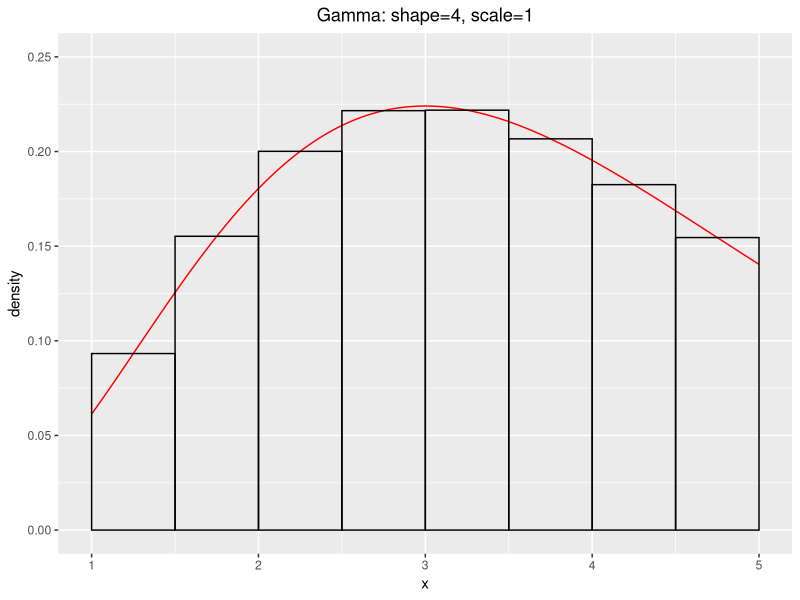
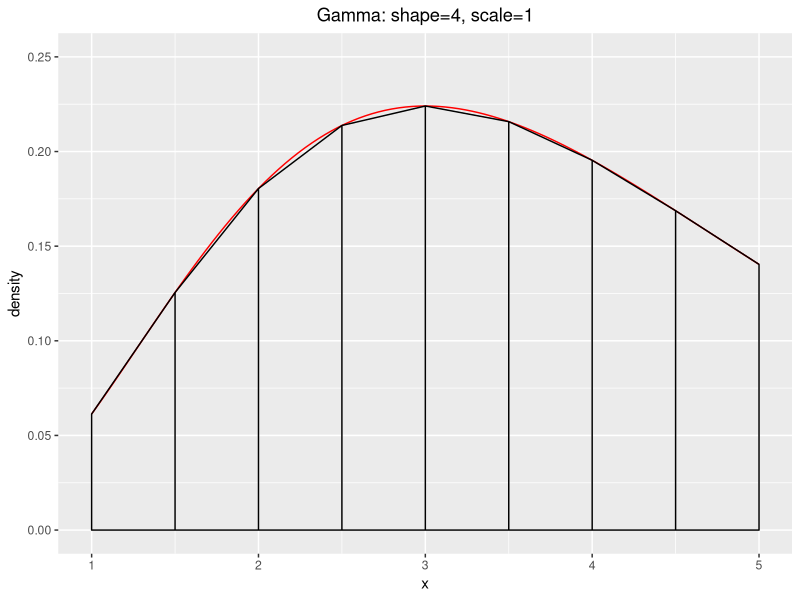
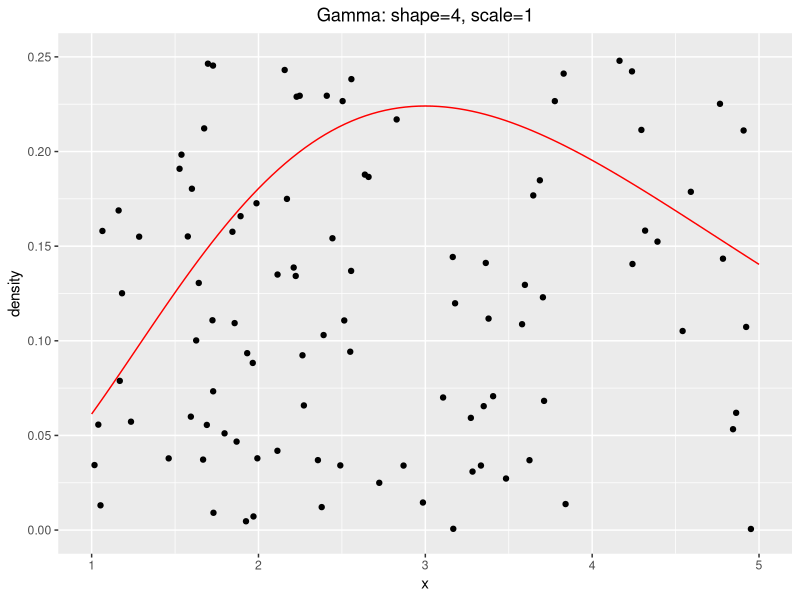

Write the R code that produced these figures, in order.
## ---- chunk 1
knitr::opts_chunk$set(echo = TRUE,tidy = FALSE,highlight = TRUE,message = FALSE,warning=FALSE)
## ---- chunk 2
library(ggplot2)
ggplot(data.frame(x=1:5), aes(x=x)) + 
  stat_function(fun=dgamma, args=list(shape=4,scale=1), color="red") +
  geom_rect(data=data.frame(x=seq(1,4.75,by=0.5)),inherit.aes = F,
            aes(xmin=seq(1,4.75,by=0.5),xmax=seq(1.5,5.25,by=0.5),
                ymin=0,ymax=dgamma(seq(1.25,5,by=0.5),4,1)),
            color="black",fill=NA)+ylim(0,0.25) +ylab("density")+
  ggtitle("Gamma: shape=4, scale=1")+ 
  theme(plot.title = element_text(hjust = 0.5))
true <- integrate(dgamma,shape=4,scale=1,1,5)$value
mestimate <- 0.5*sum(dgamma(seq(1.25,5,by=0.5),4,1))
options("scipen"=100, "digits"=4)
mestimate-true
## ---- chunk 3
library(ggplot2)
ggplot(data.frame(x=1:5), aes(x=x)) + 
  stat_function(fun=dgamma, args=list(shape=4,scale=1), color="red")+
  geom_polygon(data=data.frame(x=c(1,1,1.5,1.5,
                                   1.5,1.5,2,2,
                                   2,2,2.5,2.5,
                                   2.5,2.5,3,3,
                                   3,3,3.5,3.5,
                                   3.5,3.5,4,4,
                                   4,4,4.5,4.5,
                                   4.5,4.5,5,5),
                        y=c(0,dgamma(1,4,1),dgamma(1.5,4,1),0,
                            0,dgamma(1.5,4,1),dgamma(2,4,1),0,
                            0,dgamma(2,4,1),dgamma(2.5,4,1),0,
                            0,dgamma(2.5,4,1),dgamma(3,4,1),0,
                            0,dgamma(3,4,1),dgamma(3.5,4,1),0,
                            0,dgamma(3.5,4,1),dgamma(4,4,1),0,
                            0,dgamma(4,4,1),dgamma(4.5,4,1),0,
                            0,dgamma(4.5,4,1),dgamma(5,4,1),0)),
               aes(x=x,y=y),
               color="black",fill=NA)+ylim(0,0.25) +ylab("density")+
  ggtitle("Gamma: shape=4, scale=1") + 
  theme(plot.title = element_text(hjust = 0.5))
true <- integrate(dgamma,shape=4,scale=1,1,5)$value
Testimate <- (0.5/2)*(dgamma(1,4,1)+2*dgamma(1.5,4,1)+
                      2*dgamma(2,4,1)+2*dgamma(2.5,4,1)+2*dgamma(3,4,1)+
                      2*dgamma(3.5,4,1)+2*dgamma(4,4,1)+2*dgamma(4.5,4,1)+dgamma(5,4,1))
options("scipen"=100, "digits"=4)
Testimate-true
## ---- chunk 4
true <- integrate(dgamma,shape=4,scale=1,1,5)$value
Sestimate <- (0.5/3)*(dgamma(1,4,1)+4*dgamma(1.5,4,1)+
                      2*dgamma(2,4,1)+4*dgamma(2.5,4,1)+2*dgamma(3,4,1)+
                      4*dgamma(3.5,4,1)+2*dgamma(4,4,1)+4*dgamma(4.5,4,1)+dgamma(5,4,1))
options("scipen"=100, "digits"=4)
Sestimate-true
## ---- chunk 5
true <- integrate(dgamma,shape=4,scale=1,1,5)$value
Gestimate <- 2*((8/9)*dgamma(2*0+3,4,1)+
                (5/9)*dgamma(2*sqrt(3/5)+3,4,1)+ 
                (5/9)*dgamma(2*-sqrt(3/5)+3,4,1))
Gestimate-true
## ---- chunk 6
set.seed(1990)
library(ggplot2)
ggplot(data.frame(x=1:5), aes(x=x)) + 
  stat_function(fun=dgamma, args=list(shape=4,scale=1), color="red")+
  geom_point(data=data.frame(x=runif(100,1,5),y=runif(100,0,0.25)),
             inherit.aes=F,aes(x=x,y=y))+
  ylim(0,0.25) +ylab("density")+
  ggtitle("Gamma: shape=4, scale=1") + 
  theme(plot.title = element_text(hjust = 0.5))
true <- integrate(dgamma,shape=4,scale=1,1,5)$value
N <- 10^6
U <- sum(dgamma(runif(N,1,5),4,1)>runif(N,0,0.25))
Monestimate <- U/N*(5-1)*0.25
Monestimate-true
## ---- chunk 7
Midpoint <- c(0.7179,0.716,0.001883)
Trapezoid <- c(0.7122,0.716,-0.003748)
Simpson <- c(0.7161,0.716,0.00009854)
Gauss <- c(0.7152,0.716,-0.0007636)
Monte <- c(0.7157,0.716,-0.0002829)
results <- data.frame(Midpoint,Trapezoid,Simpson,Gauss,Monte)
row.names(results) <- c("estimated","true","difference")
results
